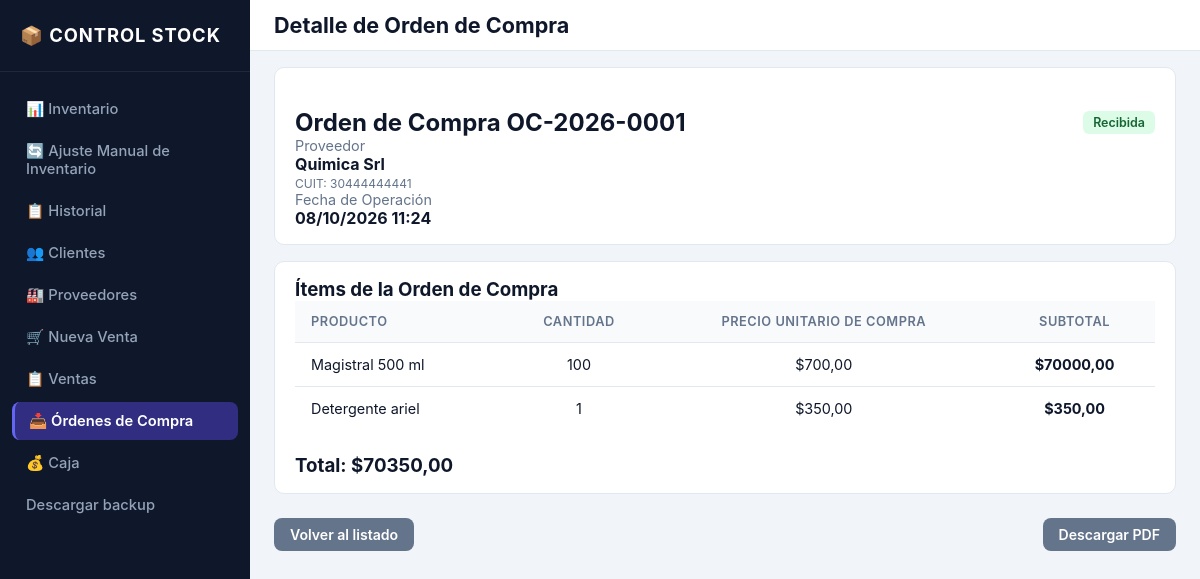
Page /ordenes-compra/1/ on the committed database.
### inventario/models.py (models this page shows, shortened)
class OrdenCompra(models.Model):
    class EstadoOrdenCompra(models.TextChoices):
        PENDIENTE = "PENDIENTE", "Pendiente"
        RECIBIDA = "RECIBIDA", "Recibida"
        CANCELADA = "CANCELADA", "Cancelada"
    numero_operacion = models.CharField(
        max_length=20,
        unique=True,
        verbose_name="Número de operación",
    )
    proveedor = models.ForeignKey(
        Proveedor,
        on_delete=models.PROTECT,
        related_name="ordenes_compra",
        verbose_name="Proveedor",
    )
    fecha = models.DateTimeField(default=timezone.now, verbose_name="Fecha")
    estado = models.CharField(
        max_length=15,
        choices=EstadoOrdenCompra.choices,
        default=EstadoOrdenCompra.PENDIENTE,
        verbose_name="Estado",
    )
    observacion = models.TextField(blank=True, verbose_name="Observación")
    fecha_creacion = models.DateTimeField(auto_now_add=True, verbose_name="Fecha de creación")
    fecha_actualizacion = models.DateTimeField(auto_now=True, verbose_name="Última actualización")
    class Meta:
        verbose_name = "Orden de compra"
        verbose_name_plural = "Órdenes de compra"
        ordering = ["-fecha", "-id"]
    @property
    def total(self):
        return sum(
            (item.subtotal for item in self.items.all()),
            Decimal("0.00"),
        )

class Proveedor(models.Model):
    TIPO_DOC_CHOICES = [
        ("DNI", "DNI"),
        ("CUIT", "CUIT"),
    ]
    nombre = models.CharField(max_length=150, verbose_name="Nombre / Razón social")
    tipo_documento = models.CharField(
        max_length=10,
        choices=TIPO_DOC_CHOICES,
        verbose_name="Tipo de documento",
    )
    numero_documento = models.CharField(
        max_length=20,
        unique=True,
        verbose_name="Número de documento",
    )
    domicilio = models.CharField(
        max_length=255,
        blank=True,
        default="",
        verbose_name="Domicilio de entrega",
    )
    correo = models.EmailField(blank=True, verbose_name="Correo electrónico")
    telefono = models.CharField(max_length=50, blank=True, verbose_name="Teléfono")
    activo = models.BooleanField(default=True, verbose_name="Activo")
    fecha_creacion = models.DateTimeField(auto_now_add=True, verbose_name="Fecha de creación")
    class Meta:
        verbose_name = "Proveedor"
        verbose_name_plural = "Proveedores"
        ordering = ["nombre"]

class OrdenCompraItem(models.Model):
    orden_compra = models.ForeignKey(
        OrdenCompra,
        on_delete=models.CASCADE,
        related_name="items",
        verbose_name="Orden de compra",
    )
    producto = models.ForeignKey(
        Producto,
        on_delete=models.PROTECT,
        related_name="orden_compra_items",
        verbose_name="Producto",
    )
    producto_nombre = models.CharField(
        max_length=150,
        blank=True,
        default="",
        verbose_name="Nombre del producto al comprar",
    )
    cantidad = models.PositiveIntegerField(
        validators=[MinValueValidator(1)],
        verbose_name="Cantidad",
    )
    precio_unitario_compra = models.DecimalField(
        max_digits=10,
        decimal_places=2,
        validators=[MinValueValidator(Decimal("0.00"))],
        verbose_name="Precio unitario de compra",
    )
    class Meta:
        verbose_name = "Ítem de orden de compra"
        verbose_name_plural = "Ítems de orden de compra"
    @property
    def subtotal(self):
        return self.cantidad * self.precio_unitario_compra

class Producto(models.Model):
    nombre = models.CharField(max_length=150, unique=True, verbose_name="Nombre")
    descripcion = models.TextField(blank=True, null=True, verbose_name="Descripcion")
    categoria = models.ForeignKey(
        Categoria, on_delete=models.PROTECT, related_name="productos",
        verbose_name="Categoria",
    )
    precio_unitario = models.DecimalField(
        max_digits=10,
        decimal_places=2,
        default=Decimal("0.00"),
        validators=[MinValueValidator(Decimal("0.00"))],
        verbose_name="Precio unitario",
    )
    stock_actual = models.PositiveIntegerField(default=0, verbose_name="Stock actual")
    stock_minimo = models.PositiveIntegerField(default=0, verbose_name="Stock minimo")
    activo = models.BooleanField(default=True, verbose_name="activo")
    fecha_creacion = models.DateTimeField(auto_now_add=True, verbose_name="Fecha de creación")
    fecha_actualizacion = models.DateTimeField(auto_now=True, verbose_name="Última actualización")
    class Meta:
        verbose_name = "Producto"
        verbose_name_plural = "Productos"
        ordering = ["nombre"]
        constraints = [
            models.CheckConstraint(
                condition=models.Q(stock_actual__gte=0),
                name="chk_stock_actual_no_negativo",
            ),
            models.CheckConstraint(
                condition=models.Q(stock_minimo__gte=0),
                name="chk_stock_minimo_no_negativo",
            ),
        ]

### inventario/views.py (the view)
# urls.py: path("ordenes-compra/<int:pk>/", views.orden_compra_detalle, name="orden_compra_detalle"),
def orden_compra_detalle(request, pk):
    orden = get_object_or_404(
        OrdenCompra.objects.select_related("proveedor").prefetch_related(
            "items__producto", "movimientos__producto"
        ),
        pk=pk,
    )
    return render(request, "inventario/orden_compra_detalle.html", {"orden": orden})

### templates/inventario/orden_compra_detalle.html (shortened to what this page needs)
{% extends 'base.html' %}
{% block topbar_title %}Detalle de Orden de Compra{% endblock %}
{% block content %}
<div class="card mb-16">
    <div class="form-actions mb-16">
        <h2>Orden de Compra {{ orden.numero_operacion }}</h2>
        {% if orden.estado == 'PENDIENTE' %}
            <span class="badge badge-info">Pendiente</span>
        {% elif orden.estado == 'RECIBIDA' %}
            <span class="badge badge-success">Recibida</span>
        {% else %}
            <span class="badge badge-danger">Cancelada</span>
        {% endif %}
    </div>
    <div class="grid-two-col mb-16">
        <div>
            <p class="text-muted">Proveedor</p>
            <p><strong>{{ orden.proveedor.nombre }}</strong></p>
            <p class="text-muted"><small>{{ orden.proveedor.tipo_documento }}: {{ orden.proveedor.numero_documento }}</small></p>
        </div>
        <div>
            <p class="text-muted">Fecha de Operación</p>
            <p><strong>{{ orden.fecha|date:"d/m/Y H:i" }}</strong></p>
        </div>
    </div>
</div>
<div class="card mb-16">
    <h3 class="mb-16">Ítems de la Orden de Compra</h3>
    <table class="w-full">
        <thead>
            <tr>
                <th>Producto</th>
                <th class="text-center">Cantidad</th>
                <th class="text-center">Precio unitario de compra</th>
                <th class="text-center">Subtotal</th>
            </tr>
        </thead>
        <tbody>
            {% for item in orden.items.all %}
            <tr>
                <td>{{ item.producto_nombre|default:item.producto.nombre }}</td>
                <td class="text-center">{{ item.cantidad }}</td>
                <td class="text-center">${{ item.precio_unitario_compra|floatformat:2 }}</td>
                <td class="text-center"><strong>${{ item.subtotal|floatformat:2 }}</strong></td>
            </tr>
            {% empty %}
            <tr>
                <td colspan="4" class="text-center text-muted p-20">No hay ítems en esta orden.</td>
            </tr>
            {% endfor %}
        </tbody>
    </table>
    <div class="form-actions justify-end">
        <h3>
            Total: ${{ orden.total|floatformat:2 }}
        </h3>
    </div>
</div>
<div class="form-actions">
    <a href="{% url 'orden_compra_list' %}" class="btn btn-secondary">Volver al listado</a>
    <a href="{% url 'orden_compra_pdf' orden.id %}" class="btn btn-secondary">Descargar PDF</a>
</div>
{% endblock %}

### static/css/style.css (style rules this page uses)
:root { --color-bg-app: #f1f5f9; --color-card-bg: #ffffff; --color-topbar-bg: #ffffff; --color-border: #e2e8f0; --color-table-header-bg: #f8fafc; --color-sidebar-bg: #0f172a; --color-sidebar-hover: #1e293b; --color-sidebar-active: #312e81; --color-sidebar-active-border: #6366f1; --color-sidebar-brand-border: #1e293b; --color-sidebar-text: #94a3b8; --color-sidebar-text-active: #ffffff; --color-sidebar-brand-text: #ffffff; --color-text-main: #0f172a; --color-text-muted: #64748b; --color-btn-text: #ffffff; --color-btn-primary: #4f46e5; --color-btn-action: #0284c7; --color-btn-secondary: #64748b; --color-success: #059669; --color-warning: #d97706; --color-danger: #dc2626; --color-alert-success-bg: #dcfce7; --color-alert-success-text: #166534; --color-alert-success-border: #bbf7d0; --color-alert-warning-bg: #fef3c7; --color-alert-warning-text: #92400e; --color-alert-warning-border: #fde68a; --color-alert-danger-bg: #fee2e2; --color-alert-danger-text: #991b1b; --color-alert-danger-border: #fca5a5; --color-badge-info-bg: #e0e7ff; --color-badge-info-text: #3730a3; --color-row-danger-bg: #fef2f2; --color-row-warning-bg: #fffbeb; --color-row-normal-bg: #ffffff; --color-soft-primary-bg: #e0f2fe; --color-soft-primary-text: #0284c7; --color-soft-primary-hover-bg: #bae6fd; --color-soft-primary-hover-text: #0369a1; --color-soft-success-bg: #dcfce7; --color-soft-success-text: #15803d; --color-soft-success-hover-bg: #bbf7d0; --color-soft-success-hover-text: #166534; --color-soft-danger-bg: #fee2e2; --color-soft-danger-text: #b91c1c; --color-soft-danger-hover-bg: #fecaca; --color-soft-danger-hover-text: #991b1b; --color-shadow: rgba(0, 0, 0, 0.1); --color-backdrop: rgba(15, 23, 42, 0.6); --color-page-hover-bg: #f8fafc; --color-page-disabled-bg: #f1f5f9; }
* { box-sizing: border-box; margin: 0; padding: 0; font-family: -apple-system, BlinkMacSystemFont, "Segoe UI", Roboto, sans-serif; }
body { background-color: var(--color-bg-app); color: var(--color-text-main); }
.card { background: var(--color-card-bg); border: 1px solid var(--color-border); border-radius: 10px; padding: 16px 20px; margin-bottom: 16px; }
.btn { display: inline-flex; align-items: center; justify-content: center; padding: 8px 16px; border-radius: 8px; font-size: 0.88rem; font-weight: 600; text-decoration: none; border: none; cursor: pointer; color: var(--color-btn-text); transition: filter 0.15s ease; }
.btn-secondary { background-color: var(--color-btn-secondary); }
table { width: 100%; border-collapse: collapse; text-align: left; }
th, td { padding: 13px 16px; font-size: 0.9rem; }
tbody td { vertical-align: middle; }
th { background-color: var(--color-table-header-bg); color: var(--color-text-muted); font-size: 0.8rem; text-transform: uppercase; letter-spacing: 0.04em; font-weight: 600; }
tbody tr { border-top: 1px solid var(--color-border); }
.badge { padding: 4px 10px; border-radius: 6px; font-size: 0.78rem; font-weight: 600; }
.badge-success { background-color: var(--color-alert-success-bg); color: var(--color-alert-success-text); }
.form-actions { display: flex; justify-content: space-between; align-items: center; margin-top: 24px; }
.text-muted { color: var(--color-text-muted); font-size: 0.9rem; }
.text-center { text-align: center; }

### rows in the picture
OrdenCompra: numero_operacion "OC-2026-0001", proveedor.nombre "Quimica Srl", proveedor.tipo_documento "CUIT", proveedor.numero_documento "30444444441", fecha "08/10/2026 11:24", total "70350,00"
OrdenCompraItem: producto_nombre "Magistral 500 ml", cantidad "100", precio_unitario_compra "700,00", subtotal "70000,00"
OrdenCompraItem: producto_nombre "Detergente ariel", cantidad "1", precio_unitario_compra "350,00", subtotal "350,00"
